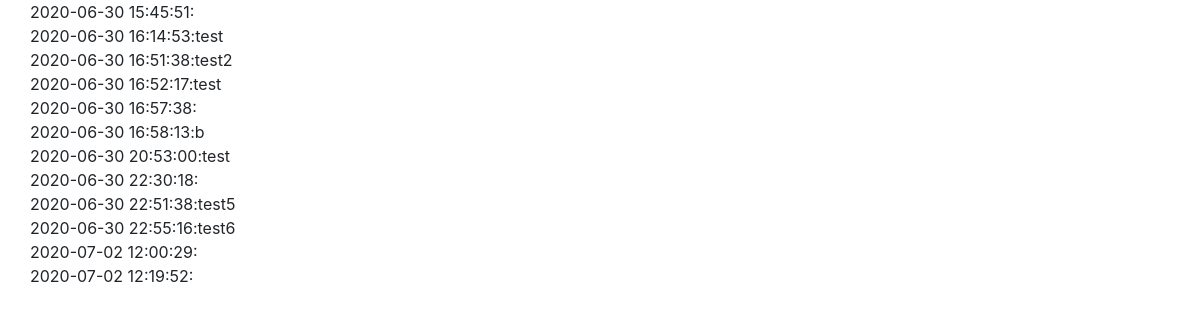
/chart/chart_a5.php, run on the app's committed database.
### tables this page shows
CREATE TABLE `question1_table` (
  `id` int(11) NOT NULL,
  `a1` varchar(250) DEFAULT NULL,
  `a2` varchar(250) DEFAULT NULL,
  `a3` varchar(250) DEFAULT NULL,
  `a4` varchar(250) DEFAULT NULL,
  `a5` varchar(250) DEFAULT NULL,
  `a6` varchar(250) DEFAULT NULL,
  `a7` varchar(200) DEFAULT NULL,
  `contributor` varchar(250) DEFAULT NULL,
  `indate` datetime NOT NULL
);

### chart/chart_a5.php (the view, shortened to what this page needs)
<?php
$pdo = connectDB();
$stmt = $pdo->prepare("SELECT * FROM question1_table");
$status = $stmt->execute();
if($status==false) {
  $error = $stmt->errorInfo();
  exit("ErrorQuery:".$error[2]);
}else{
  while( $result = $stmt->fetch(PDO::FETCH_ASSOC)){
    $view .='<tr>';
    $view .= '<td>'.$result['indate'].':'.$result['a5'].'</td>'.'<br>';
    $view .='</tr>';
  }
}
?>
<!DOCTYPE html>
<html lang="ja">
<head>
      <link rel="stylesheet" href="https://stackpath.bootstrapcdn.com/bootstrap/4.3.1/css/bootstrap.min.css">
</head>
<body>
<div class="container profile">
  <div class="row">
        <tbody>
          <tr>
              <?=$view?>
          </tr>
        </tbody>
  </div>
</div>
</body>
</html>

### data on the page
question1_table: indate "2020-06-30 15:45:51"
question1_table: indate "2020-06-30 16:14:53", a5 "test"
question1_table: indate "2020-06-30 16:51:38", a5 "test2"
question1_table: indate "2020-06-30 16:52:17", a5 "test"
question1_table: indate "2020-06-30 16:57:38"
question1_table: indate "2020-06-30 16:58:13", a5 "b"
question1_table: indate "2020-06-30 20:53:00", a5 "test"
question1_table: indate "2020-06-30 22:30:18"
question1_table: indate "2020-06-30 22:51:38", a5 "test5"
question1_table: indate "2020-06-30 22:55:16", a5 "test6"
question1_table: indate "2020-07-02 12:00:29"
question1_table: indate "2020-07-02 12:19:52"
